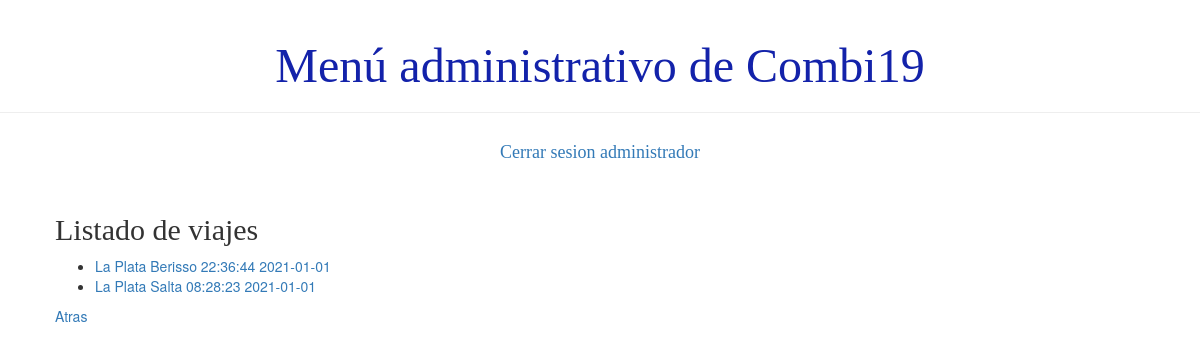
Page /usuario/listaViaje on the earlier database version.
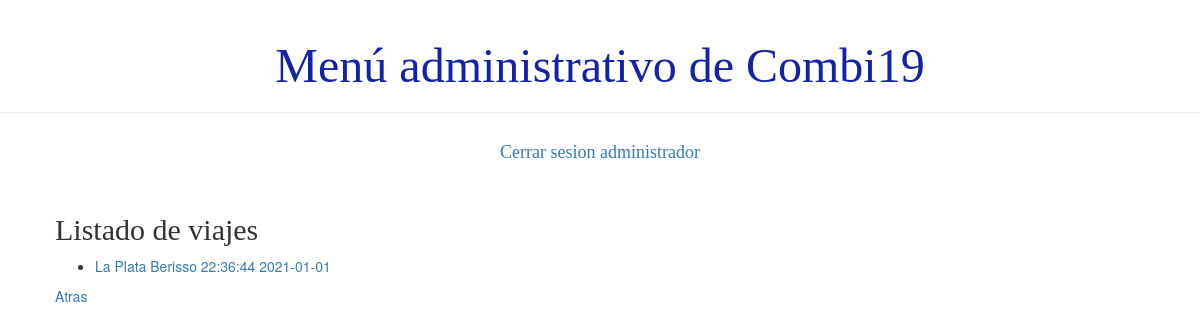
Same page on the later database version.
### demo1/models.py (models this page shows, shortened)
class Viaje(models.Model):
    ruta = models.ForeignKey(Ruta, on_delete=models.CASCADE)
    insumos = models.ManyToManyField(Insumo)
    fecha = models.DateField()
    precio = models.FloatField()
    asientos = models.IntegerField()
    activo = models.BooleanField(default=True)
    def __str__(self):
        return '%s %s' % (str(self.ruta), str(self.fecha))
    class Meta:
        unique_together = ('ruta', 'fecha',)

class Ruta(models.Model):
    combi = models.ForeignKey(Combi, on_delete=models.CASCADE)
    origen = models.ForeignKey(Lugar, on_delete=models.CASCADE, related_name='origen')
    destino = models.ForeignKey(Lugar, on_delete=models.CASCADE, related_name='destino')
    hora = models.TimeField()
    distancia = models.IntegerField()
    activo = models.BooleanField(default=True)
    def __str__(self):
        return '%s %s %s' % (self.origen.nombre_de_lugar, self.destino.nombre_de_lugar, str(self.hora))

class Lugar(models.Model):
    nombre_de_lugar = models.CharField(max_length=50)
    provincia = models.CharField(max_length=40)
    activo = models.BooleanField(default=True)

### demo1/views.py (the view)
# urls.py: path('usuario/listaViaje', views.listado_viaje ,name='listado_viaje'),
def listado_viaje(request):
    viajes=Viaje.objects.all()
    return render(request, 'demo1/listados/listado_viaje.html', {'viajes':viajes})

### demo1/templates/demo1/listados/listado_viaje.html
{% extends 'demo1/base.html' %}
{% block content %}
    <h2>Listado de viajes</h2>
    <div>
        <ul>
        {% for viaje in viajes %}
            <li><a href="{% url 'detalle_viaje' pk=viaje.pk%}">{{ viaje }}</a></li>
        {% endfor %}
        </ul>
    </div>
    <div><a href="{% url 'principal' %}">Atras</a></div>
{% endblock %}

Differences in the rows shown:
removed Viaje: ruta+fecha "La Plata Salta 08:28:23 2021-01-01"
